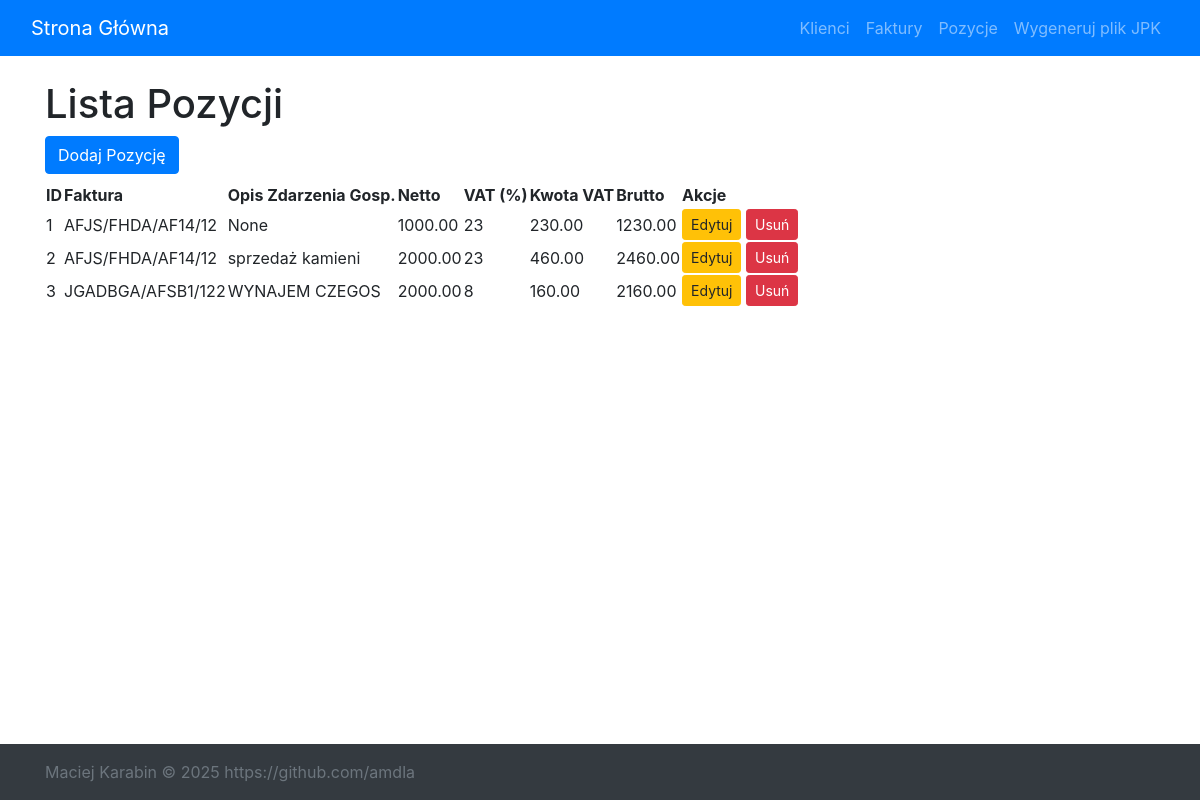
The page /pozycje/ on the database as committed earlier.
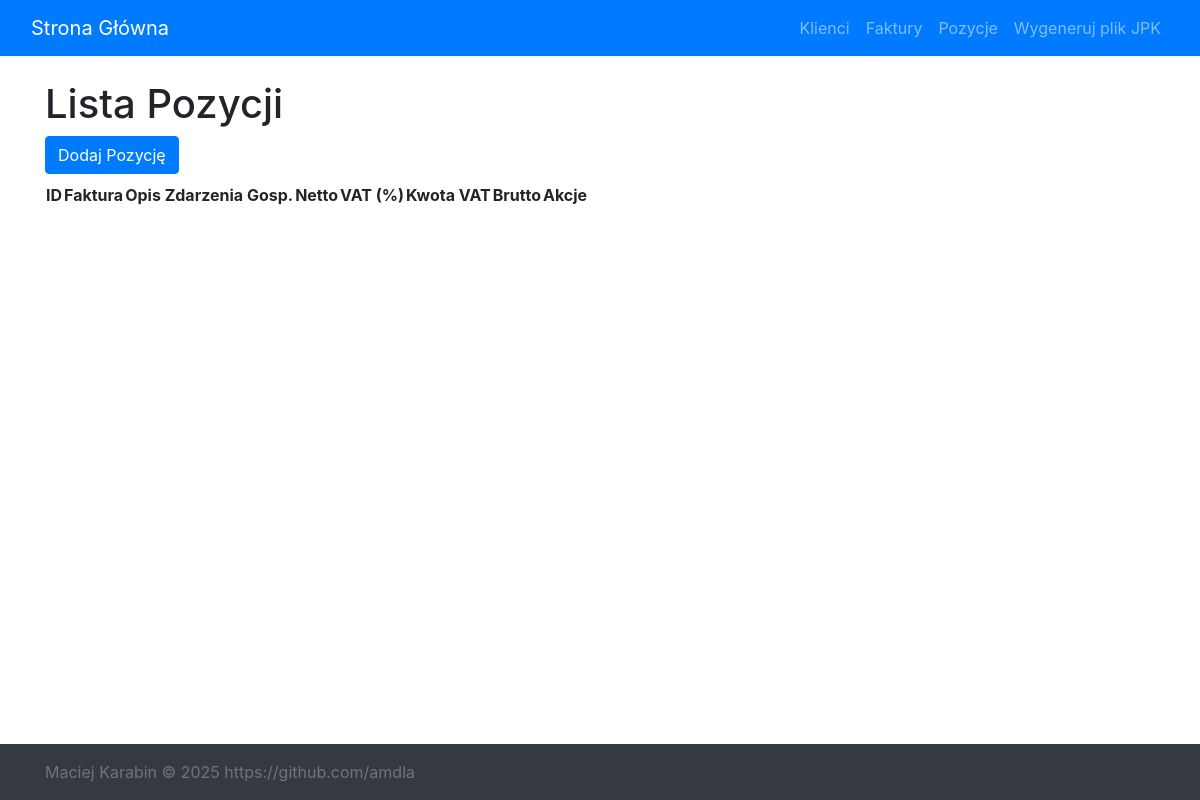
The same page on the database as committed later.
### app/models.py (models this page shows, shortened)
class Pozycja(models.Model):
    VAT_CHOICES = [
        ('23', '23%'),
        ('8', '8%'),
        ('5', '5%'),
        ('0', '0%'),
        ('ZW', 'ZW'),  # treat as 0%
        ('NP', 'NP'),  # treat as 0%
    ]
    faktura = models.ForeignKey(Faktura, on_delete=models.CASCADE)
    opis_zdarzenia_gospodarczego = models.CharField(max_length=255, blank=True, null=True)
    netto = models.DecimalField(max_digits=10, decimal_places=2, blank=True, null=True)
    brutto = models.DecimalField(max_digits=10, decimal_places=2, blank=True, null=True)
    stawka = models.CharField(max_length=3, choices=VAT_CHOICES, default='23')  # TODO: fix kurwa bo jest dwa razy
    kwota_vat = models.DecimalField(max_digits=10, decimal_places=2, default=0)

class Faktura(models.Model):
    faktura_id = models.AutoField(primary_key=True)
    faktura_numer = models.CharField(max_length=255, unique=True)
    sprzedawca = models.ForeignKey(Klient, on_delete=models.CASCADE, related_name='sprzedawca')
    nabywca = models.ForeignKey(Klient, on_delete=models.CASCADE, related_name='nabywca')
    data_zakupu = models.DateField()
    data_otrzymania_dokumentu = models.DateField()
    netto = models.DecimalField(max_digits=10, decimal_places=2, default=0)
    brutto = models.DecimalField(max_digits=10, decimal_places=2, default=0)
    kwota_vat = models.DecimalField(max_digits=10, decimal_places=2, default=0)
    czy_kosztowa = models.BooleanField(default=False)

### app/views.py (the view)
# urls.py: path('pozycje/', views.pozycja_list, name='pozycja_list'),
def pozycja_list(request):
    pozycje = Pozycja.objects.all()
    return render(request, 'pozycja/pozycja_list.html', {'pozycje': pozycje})

### app/templates/pozycja/pozycja_list.html (shortened to what this page needs)
{% extends 'base.html' %}
{% load static %}
{% block content %}
    <h1>Lista Pozycji</h1>
    <div class="mb-2">
        <a href="{% url 'pozycja_create' %}" class="btn btn-primary">Dodaj Pozycję</a>
    </div>
    <table id="pozycjaTable" class="display">
        <thead>
        <tr>
            <th>ID</th>
            <th>Faktura</th>
            <th>Opis Zdarzenia Gosp.</th>
            <th>Netto</th>
            <th>VAT (%)</th>
            <th>Kwota VAT</th>
            <th>Brutto</th>
            <th>Akcje</th>
        </tr>
        </thead>
        <tbody>
        {% for pozycja in pozycje %}
            <tr>
                <td>{{ pozycja.id }}</td>
                <td>{{ pozycja.faktura.faktura_numer }}</td>
                <td>{{ pozycja.opis_zdarzenia_gospodarczego }}</td>
                <td>{{ pozycja.netto }}</td>
                <td>{{ pozycja.stawka }}</td>
                <td>{{ pozycja.kwota_vat }}</td>
                <td>{{ pozycja.brutto }}</td>
                <td>
                    <a href="{% url 'pozycja_update' pozycja.pk %}" class="btn btn-sm btn-warning">Edytuj</a>
                    <a href="{% url 'pozycja_delete' pozycja.pk %}" class="btn btn-sm btn-danger">Usuń</a>
                </td>
            </tr>
        {% endfor %}
        </tbody>
    </table>
{% endblock %}

Rows that differ between the two databases and show on the page:
removed Pozycja: id "1", faktura.faktura_numer "AFJS/FHDA/AF14/12", opis_zdarzenia_gospodarczego "None", netto "1000.00", stawka "23", kwota_vat "230.00", brutto "1230.00"
removed Pozycja: id "2", faktura.faktura_numer "AFJS/FHDA/AF14/12", opis_zdarzenia_gospodarczego "sprzedaż kamieni", netto "2000.00", stawka "23", kwota_vat "460.00", brutto "2460.00"
removed Pozycja: id "3", faktura.faktura_numer "JGADBGA/AFSB1/122", opis_zdarzenia_gospodarczego "WYNAJEM CZEGOS", netto "2000.00", stawka "8", kwota_vat "160.00", brutto "2160.00"
